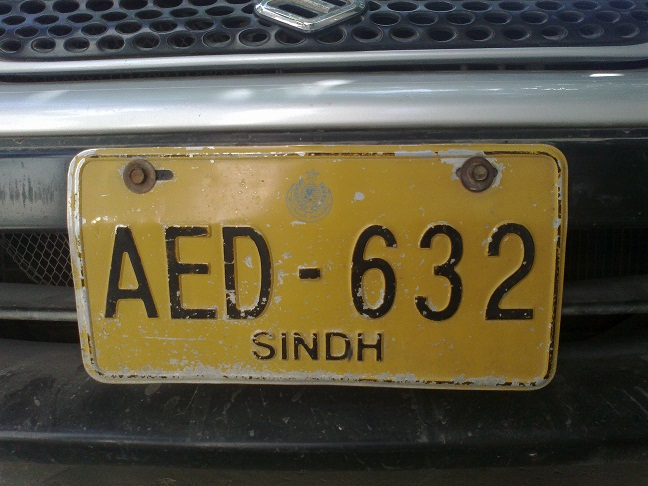
%> input picture Car license plate/Vehicle number plate recognition/test images/ABH3.jpg, 648 x 486 px
$ octave number_plate_det.m   (GNU Octave 9; MATLAB toolbox functions it lacks are replaced by stand-ins)
%> lines starting %> are read from the running program, lines starting %| are printed output that depends on the picture; in (x1, y1, x2, y2) boxes, pixels count from 0 and x2, y2 are one past the last pixel; in counts of white or black regions, pixels touching at a corner belong together; the program's own positions count from 1

clc
close all;
clear;
load imgfildata;


[file,path]=uigetfile({'*.jpg;*.bmp;*.png;*.tif'},'Choose an image');
%> the answer given: test images/ABH3.jpg
s=[path,file];
picture=imread(s);
%> picture is the input picture: size 486x648x3 uint8; mean R, G, B 92.7, 86.3, 65.4
[~,cc]=size(picture);
%> cc = 1944
picture=imresize(picture,[300 500]);
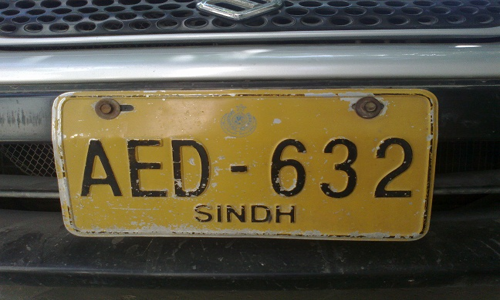
%> picture: size 300x500x3 uint8; mean R, G, B 92.7, 86.3, 65.4

if size(picture,3)==3
  % picture=rgb2gray(picture);
  YCBR=rgb2ycbcr(picture);
%> YCBR: size 300x500x3 uint8; mean of channels 1, 2, 3 89.7, 117.9, 132.3
  picture=YCBR(:,:,3);
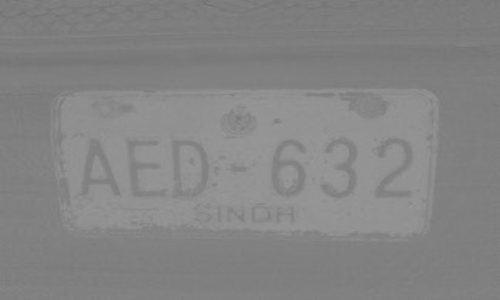
%> picture: size 300x500 uint8; min 113, max 152, mean 132.3

  figure;
  imshow(picture)
end
% se=strel('rectangle',[5,5]);
% a=imerode(picture,se);
% figure,imshow(a);
% b=imdilate(a,se);
threshold = graythresh(picture);
%> threshold = 0.529
picture =~im2bw(picture,threshold);
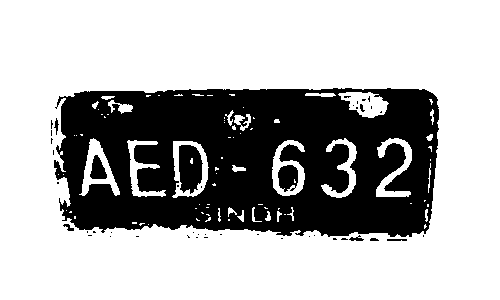
%> picture: size 300x500 logical; 69.3% white; 45 black regions (35 under 20 px), largest, box (x1, y1, x2, y2) and area: (54, 88, 439, 237) 44163, (179, 145, 203, 194) 922, (278, 165, 298, 192) 412
picture = bwareaopen(picture,30);
%> picture: size 300x500 logical; 69% white; 45 black regions (35 under 20 px), largest, box (x1, y1, x2, y2) and area: (54, 88, 439, 237) 44502, (179, 145, 203, 194) 937, (278, 165, 298, 192) 418
figure
imshow(picture)
if cc>2000
    picture1=bwareaopen(picture,3500);
else
picture1=bwareaopen(picture,3000);
%> picture1: size 300x500 logical; 64.9% white; 31 black regions (25 under 20 px), largest, box (x1, y1, x2, y2) and area: (54, 88, 439, 237) 52446, (349, 235, 364, 241) 45, (387, 239, 407, 241) 39, (63, 224, 74, 231) 38, (54, 118, 59, 135) 37, (370, 238, 379, 241) 22
end
figure,imshow(picture1)
picture2=picture-picture1;
%> picture2: size 300x500 double; values 0 (black) and 1 (white), 4.2% white; 23 white regions, largest, box (x1, y1, x2, y2) and area: (79, 138, 120, 196) 839, (376, 138, 412, 197) 797, (272, 140, 305, 196) 796
figure,imshow(picture2)
picture2=bwareaopen(picture2,200);
%> picture2: size 300x500 logical; 3.6% white; 7 white regions
figure,imshow(picture2)

[L,Ne]=bwlabel(picture2);
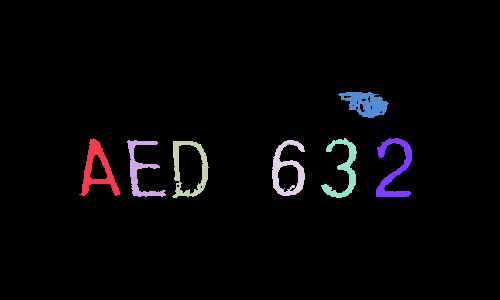
%> L: size 300x500 double; 8 distinct labels, from 0 to 7; one colour per label, 0 black
%> Ne = 7
propied=regionprops(L,'BoundingBox');
%> propied = 7 regions; box (x1, y1, x2, y2): (79, 138, 120, 196), (127, 140, 166, 197), (172, 141, 209, 198), (272, 140, 305, 196), (321, 138, 357, 198), (338, 92, 389, 118), (376, 138, 412, 197)
hold on
pause(1)
for n=1:size(propied,1)
  rectangle('Position',propied(n).BoundingBox,'EdgeColor','g','LineWidth',2)
end
%> this loop made 7 passes
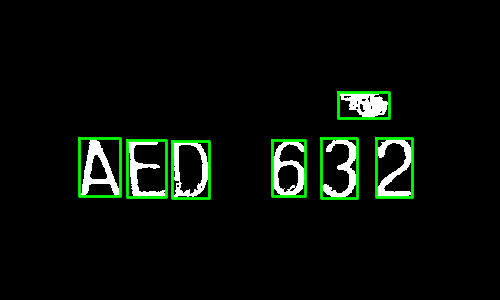
%> figure redrawn from the program's plot data
hold off

figure
final_output=[];
t=[];
for n=1:Ne
  [r,c] = find(L==n);
  n1=picture(min(r):max(r),min(c):max(c));
  n1=imresize(n1,[42,24]);
  imshow(n1)
  pause(0.2)
  x=[ ];

totalLetters=size(imgfile,2);

 for k=1:totalLetters

    y=corr2(imgfile{1,k},n1);
    x=[x y];

 end
 t=[t max(x)];
 if max(x)>.45
 z=find(x==max(x));
 out=cell2mat(imgfile(2,z));


final_output=[final_output out];
end
end
%> this loop made 7 passes
%> (t, z, out, final_output) on passes 1, 2, 3, 4, 5, 7: (0.559, 11, 'A', 'A'), ([0.559 0.492], 15, 'E', 'AE'), ([0.559 0.492 0.62], 14, 'D', 'AED'), ([0.559 0.492 0.62 0.541], 7, '6', 'AED6'), ([0.559 0.492 0.62 0.541 0.55], 4, '3', 'AED63'), ([0.559 0.492 0.62 0.541 0.55 0.299 0.596], 3, '2', 'AED632')
%> t on pass 6: [0.559 0.492 0.62 0.541 0.55 0.299]
%> pass 1, `n1=imresize(n1,[42,24]);`:
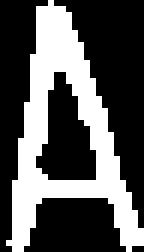
%> n1: size 42x24 logical (shown 6 times larger); 34.6% white; 1 white region, box (x1, y1, x2, y2) and area: (1, 0, 24, 42) 349
%> pass 2, `n1=imresize(n1,[42,24]);`:
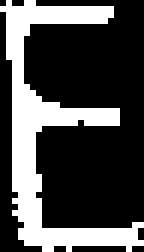
%> n1: size 42x24 logical (shown 6 times larger); 29.4% white; 1 white region, box (x1, y1, x2, y2) and area: (0, 0, 24, 42) 296

file = fopen('number_Plate.txt', 'wt');
    fprintf(file,'%s\n',final_output);
    fclose(file);
    winopen('number_Plate.txt')
